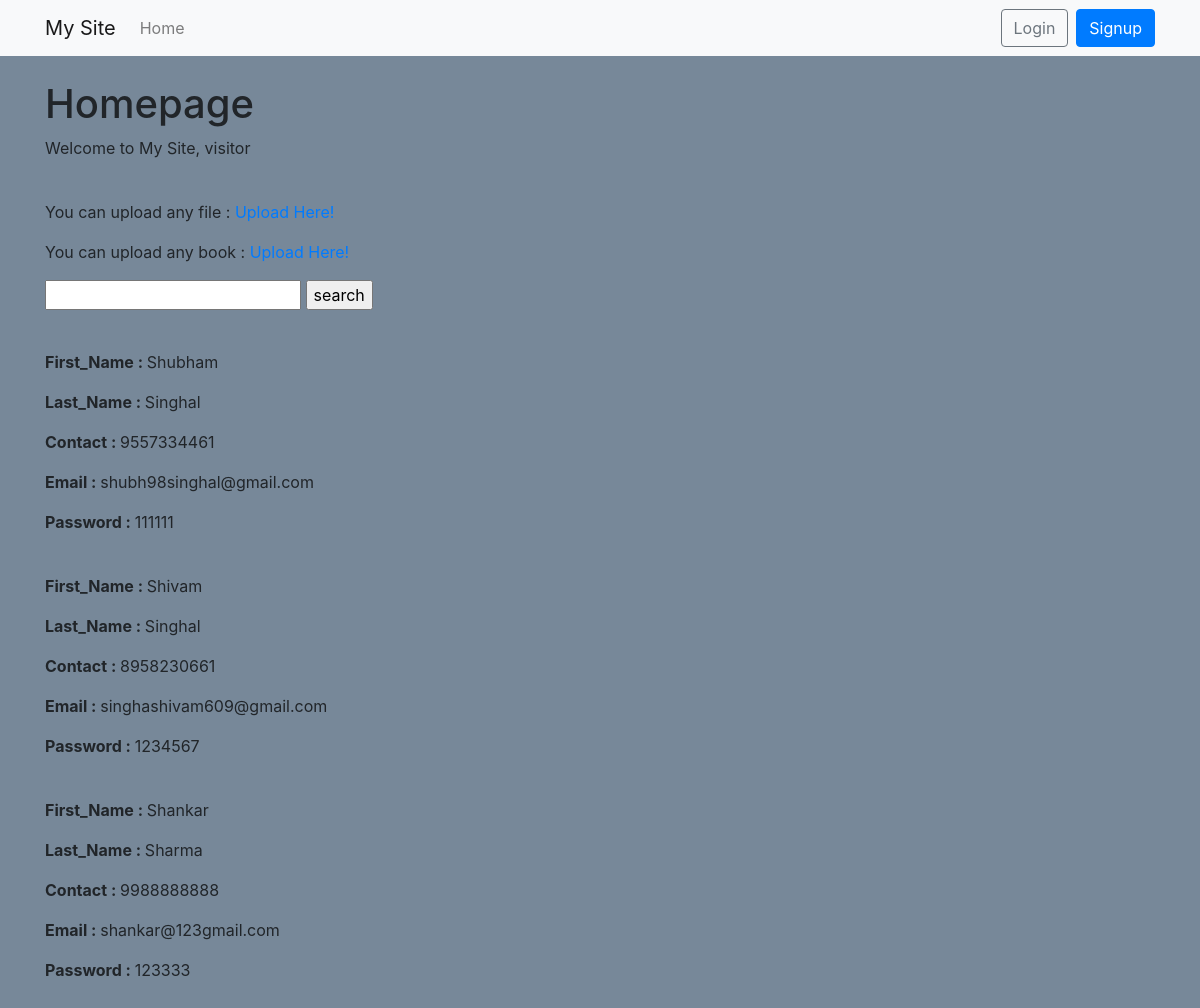
The page /shubh/ on the database its author committed.
### apps/models.py (models this page shows)
class Class_name(models.Model):
      first_name = models.CharField(max_length=20)
      last_name  = models.CharField(max_length=30)
      contact    = models.IntegerField()
      email      = models.EmailField(max_length=50)
      password   = models.IntegerField()

### apps/views.py (the view, shortened to what this page needs)
# urls.py: path('shubh/' , views.shubh ,name='shubh'),
def shubh(request):
    value = Class_name.objects.all()
    return render(request, 'abcd.html' ,  {'name11' : value } )

### apps/templates/abcd.html (shortened to what this page needs)
{% extends 'base.html' %}
    {% block content %}
    <h1>Homepage</h1>
    <p>Welcome to My Site,  {% if user.is_authenticated %} {{ user.username }}{% else %}visitor{% endif %}</p>
<p>You can upload any file : <a href="{% url 'upload' %}">Upload Here!</a></p>
<p>You can upload any book : <a href="{% url 'upload_book' %}">Upload Here!</a></p>
<form method="get">
    <p>
    <input type="text" name="query" />
    <input type="submit" value="search"/>
    </p>
</form>
{% for aaa in name11 %}
<p> <b>First_Name : </b> {{aaa.first_name}}</p>
<p> <b>Last_Name : </b> {{aaa.last_name}}</p>
<p> <b>Contact : </b> {{aaa.contact}}</p>
<p> <b>Email : </b> {{aaa.email}}</p>
<p> <b>Password : </b> {{aaa.password}}</p>
{% endfor %}
{% endblock %}

### apps/templates/base.html (style rules this page uses)
body { background-color: lightslategrey; }

### rows shown on the page
Class_name: first_name "Shubham", last_name "Singhal", contact "9557334461", email "shubh98singhal@gmail.com", password "111111"
Class_name: first_name "Shivam", last_name "Singhal", contact "8958230661", email "singhashivam609@gmail.com", password "1234567"
Class_name: first_name "Shankar", last_name "Sharma", contact "9988888888", email "shankar@123gmail.com", password "123333"
